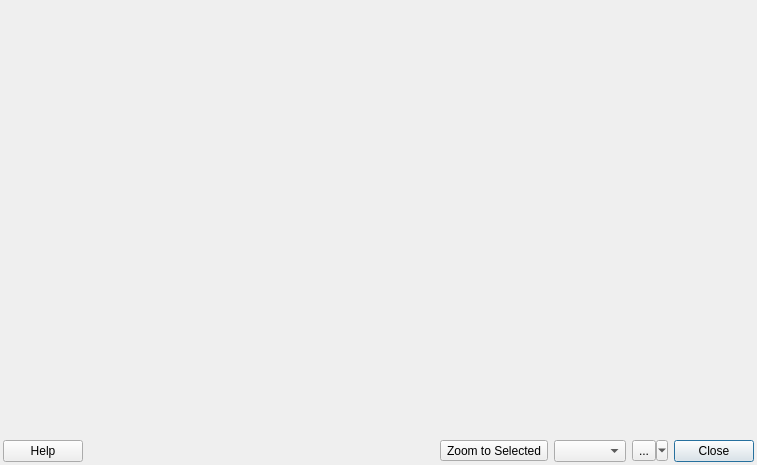
<?xml version="1.0" encoding="UTF-8"?>
<ui version="4.0">
 <class>QgsMeshSelectByExpressionDialogBase</class>
 <widget class="QDialog" name="QgsMeshSelectByExpressionDialogBase">
  <property name="geometry">
   <rect>
    <x>0</x>
    <y>0</y>
    <width>757</width>
    <height>465</height>
   </rect>
  </property>
  <property name="windowTitle">
   <string notr="true">Dialog</string>
  </property>
  <layout class="QVBoxLayout" name="verticalLayout">
   <property name="leftMargin">
    <number>3</number>
   </property>
   <property name="topMargin">
    <number>3</number>
   </property>
   <property name="rightMargin">
    <number>3</number>
   </property>
   <property name="bottomMargin">
    <number>3</number>
   </property>
   <item>
    <layout class="QGridLayout" name="gridLayout">
     <item row="1" column="4">
      <widget class="QToolButton" name="mButtonSelect">
       <property name="text">
        <string>...</string>
       </property>
       <property name="popupMode">
        <enum>QToolButton::MenuButtonPopup</enum>
       </property>
       <property name="toolButtonStyle">
        <enum>Qt::ToolButtonTextBesideIcon</enum>
       </property>
      </widget>
     </item>
     <item row="1" column="5">
      <widget class="QPushButton" name="mButtonClose">
       <property name="text">
        <string>Close</string>
       </property>
      </widget>
     </item>
     <item row="0" column="0" colspan="6">
      <widget class="QgsExpressionBuilderWidget" name="mExpressionBuilder" native="true"/>
     </item>
     <item row="1" column="2">
      <widget class="QToolButton" name="mButtonZoomToSelected">
       <property name="text">
        <string>Zoom to Selected</string>
       </property>
      </widget>
     </item>
     <item row="1" column="1">
      <spacer name="horizontalSpacer">
       <property name="orientation">
        <enum>Qt::Horizontal</enum>
       </property>
       <property name="sizeHint" stdset="0">
        <size>
         <width>40</width>
         <height>20</height>
        </size>
       </property>
      </spacer>
     </item>
     <item row="1" column="0">
      <widget class="QDialogButtonBox" name="buttonBox">
       <property name="sizePolicy">
        <sizepolicy hsizetype="Fixed" vsizetype="Fixed">
         <horstretch>0</horstretch>
         <verstretch>0</verstretch>
        </sizepolicy>
       </property>
       <property name="orientation">
        <enum>Qt::Horizontal</enum>
       </property>
       <property name="standardButtons">
        <set>QDialogButtonBox::Help</set>
       </property>
      </widget>
     </item>
     <item row="1" column="3">
      <widget class="QComboBox" name="mComboBoxElementType"/>
     </item>
    </layout>
   </item>
  </layout>
 </widget>
 <customwidgets>
  <customwidget>
   <class>QgsExpressionBuilderWidget</class>
   <extends>QWidget</extends>
   <header>qgis.gui</header>
   <container>1</container>
  </customwidget>
 </customwidgets>
 <resources/>
 <connections>
  <connection>
   <sender>buttonBox</sender>
   <signal>accepted()</signal>
   <receiver>QgsMeshSelectByExpressionDialogBase</receiver>
   <slot>accept()</slot>
   <hints>
    <hint type="sourcelabel">
     <x>248</x>
     <y>254</y>
    </hint>
    <hint type="destinationlabel">
     <x>157</x>
     <y>274</y>
    </hint>
   </hints>
  </connection>
  <connection>
   <sender>buttonBox</sender>
   <signal>rejected()</signal>
   <receiver>QgsMeshSelectByExpressionDialogBase</receiver>
   <slot>reject()</slot>
   <hints>
    <hint type="sourcelabel">
     <x>316</x>
     <y>260</y>
    </hint>
    <hint type="destinationlabel">
     <x>286</x>
     <y>274</y>
    </hint>
   </hints>
  </connection>
 </connections>
</ui>
